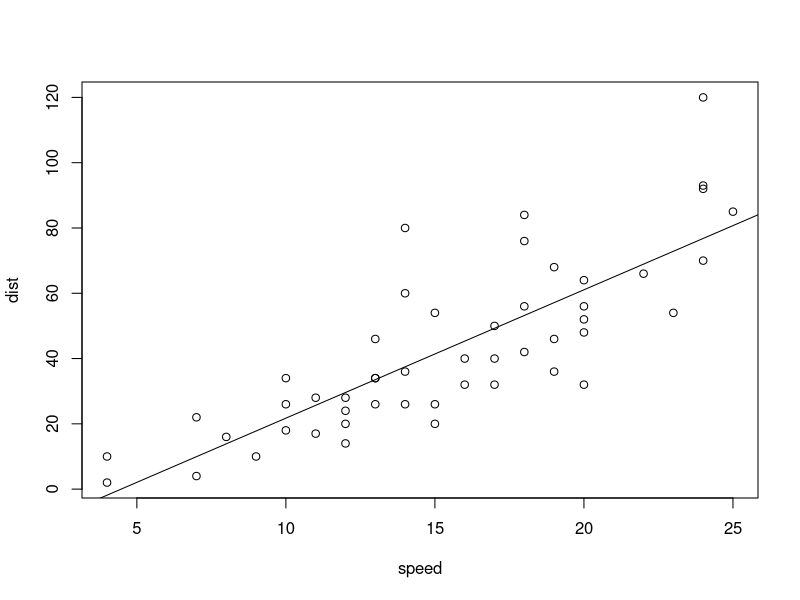
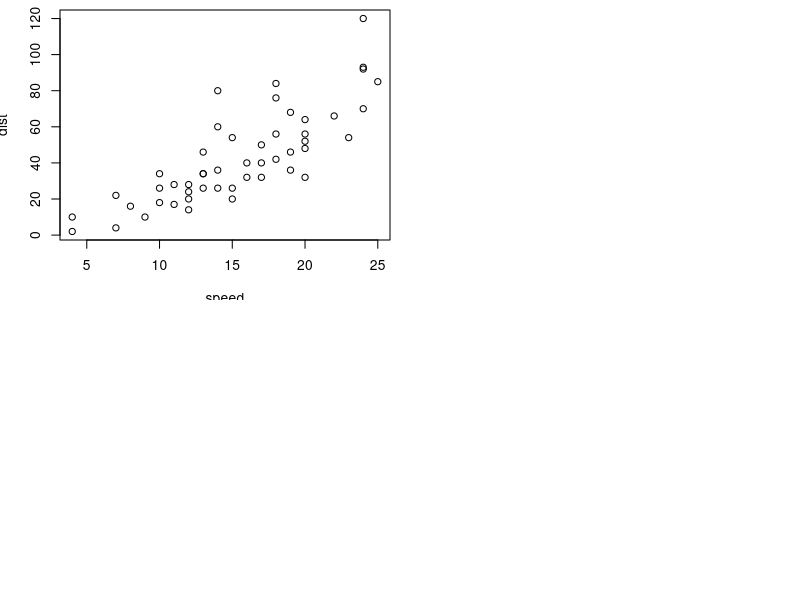
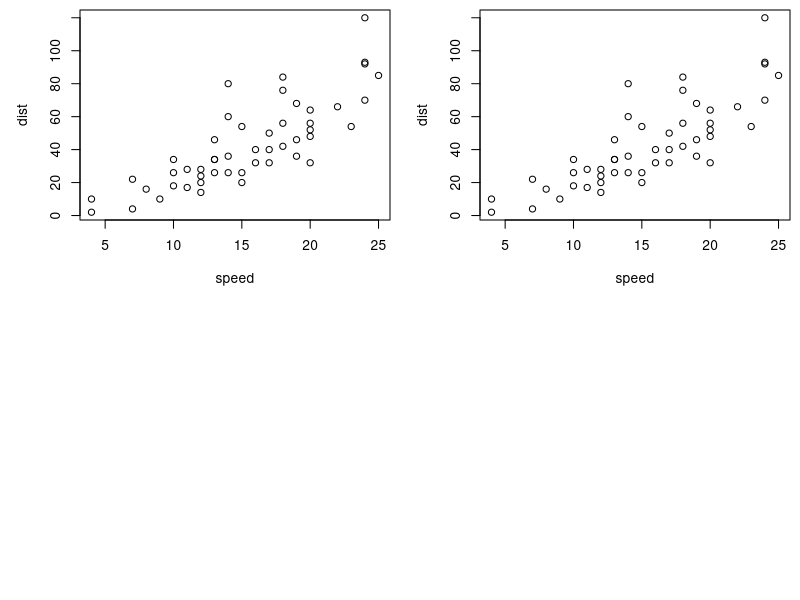
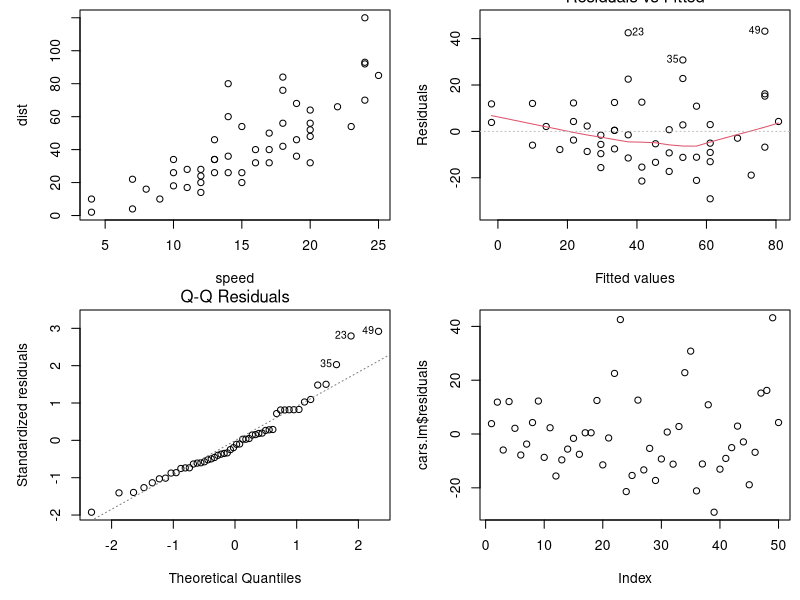

These figures' R source, in order: (Note: this script raises an error after producing the figures.)
cars.lm <- lm(dist ~ speed, data = cars)

plot(dist ~ speed, data=cars)
cars.lm <- lm(dist ~ speed, data=cars)
abline(cars.lm)
summary(cars.lm)
confint(cars.lm)
predict(cars.lm, data.frame(speed = 15), interval="prediction")
predict(cars.lm, data.frame(speed = 15), interval="confidence")
par(mfrow=c(2,2), mai=c(0.6,0.6,0.1,0.1))
plot(dist ~ speed, data=cars)
par(mfrow=c(2,2), mai=c(0.8,0.8,0.1,0.1))
plot(dist ~ speed, data=cars)
plot(dist ~ speed, data=cars)
par(mfrow=c(2,2), mai=c(0.8,0.8,0.1,0.1))
plot(dist ~ speed, data=cars)
plot(cars.lm, which=1:2)
plot(cars.lm$residuals)
summary(cars.lm)
confint(cars.lm)
predict(cars.lm, data.frame(speed = 15), interval="prediction")
predict(cars.lm, data.frame(speed = 15), interval="confidence")



boxCox(cars.lm)

boxCox(cars.lm, lambda = seq(0,4,.1))

#There's an issues with  regression and we see that the variance gets larger
plot(height ~ age, data = Loblolly)
lob.lm <- lm(height ~ age, data = Loblolly)
abline(lob.lm)

#We tranform our Y values by 1.3 found by boxcox
boxCox(lob.lm, lambda = seq(1,2,.1))

#We plot the regression in our faux universe
plot(height^1.3 ~ age, data = Loblolly)
lob.lm.1.3 <- lm(height^1.3 ~ age, data = Loblolly)
abline(lob.lm.1.3)

#We pull out our values for this regression...
summary(lob.lm.1.3)

#And plot them into the real world.
plot(height ~ age, data  = Loblolly)
b <- coef(lob.lm.1.3)
b
curve((b[1] +b[2]*x)^(1/1.3), add = TRUE)



#Three different tables to know

summary(lob.lm)
anova(lob.lm)
pureErrorAnova(lob.lm)

bptest(lob.lm)
